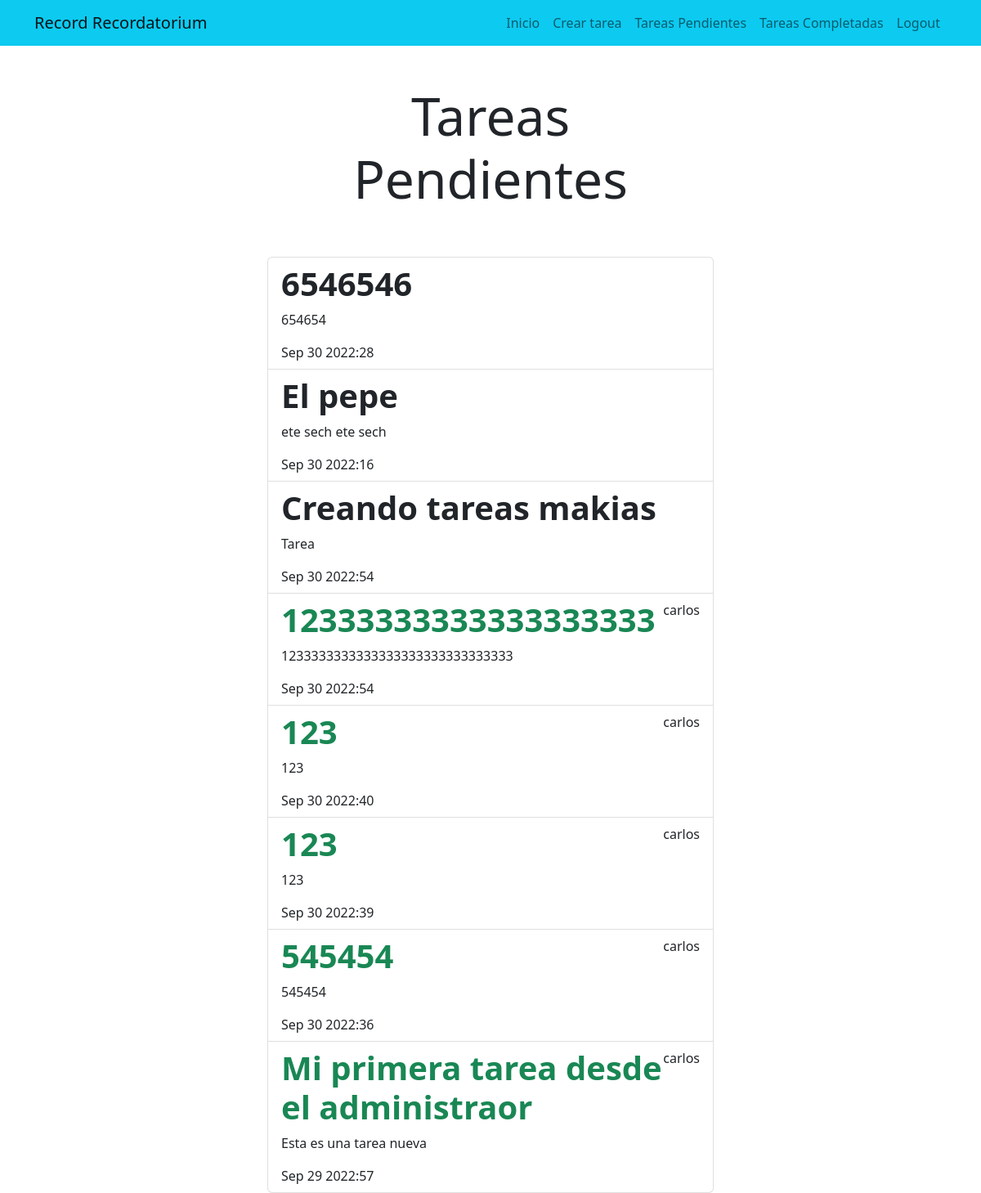
Page /tasks_completed/ (signed in) on the committed database.
### tasks/models.py (models this page shows, shortened)
class Task(models.Model):
    title = models.CharField(max_length=200)
    description = models.TextField(blank=True)
    created = models.DateTimeField(auto_now_add=True)
    datecompleted = models.DateTimeField(null=True)
    important = models.BooleanField(default=False)
    user = models.ForeignKey(User, on_delete=models.CASCADE)

### tasks/views.py (the view)
# urls.py: path('tasks_completed/', views.tasks_completed, name='tasks_completed'),
@login_required
def tasks_completed(request):
    tasks = Task.objects.filter(user=request.user, datecompleted__isnull=False).order_by('-datecompleted')
    return render(request, 'tasks.html', {
        'tasks': tasks
    })

### tasks/templates/tasks.html
{% extends 'base.html' %} {% block content %}
<main class="container">
  <div class="row">
    <div class="col-md-6 offset-md-3">
      <h1 class="text-center display-3 py-5">Tareas Pendientes</h1>
      <ul class="list-group">
        {% for task in tasks %}
        <a class="list-group-item" href="{% url 'task_detail' task.id %}">
          {% if task.important %}
          <header class="d-flex justify-content-between">
            <h1 class="fw-bold text-success">{{task.title}}</h1>
            <p>{{task.user.username}}</p>
            {% else %}
            <h1 class="fw-bold">{{task.title}}</h1>
            {% endif %}
          </header>
          <p>{{task.description}}</p>
          {{task.datecompleted|date:'M j Y:i'}}
        </a>
        {% endfor %}
      </ul>
    </div>
  </div>
</main>
{% endblock %}

### rows in the picture
Task: title "6546546", description "654654", datecompleted "Sep 30 2022:28"
Task: title "El pepe", description "ete sech ete sech", datecompleted "Sep 30 2022:16"
Task: title "Creando tareas makias", description "Tarea", datecompleted "Sep 30 2022:54"
Task: title "12333333333333333333", user.username "carlos", description "1233333333333333333333333333333", datecompleted "Sep 30 2022:54"
Task: title "123", user.username "carlos", description "123", datecompleted "Sep 30 2022:40"
Task: title "123", user.username "carlos", description "123", datecompleted "Sep 30 2022:39"
Task: title "545454", user.username "carlos", description "545454", datecompleted "Sep 30 2022:36"
Task: title "Mi primera tarea desde el administraor", user.username "carlos", description "Esta es una tarea nueva", datecompleted "Sep 29 2022:57"
